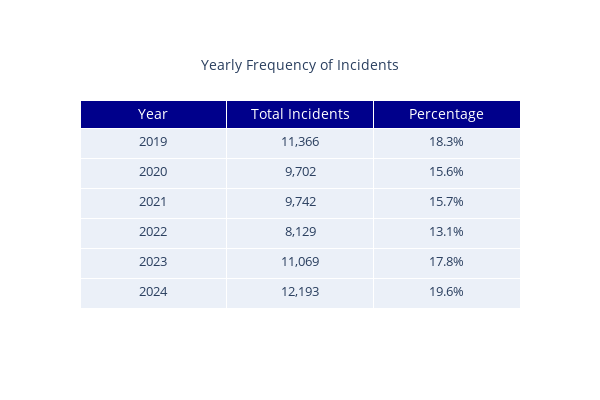

Source (notebook cell):
### Code cell
import pandas as pd
import plotly.graph_objects as go



# Load the data
df = pd.read_csv("../data/data-security-incidents-trends-q1-2019-to-q4-2024.csv") 


# Create unique incident identifier
df['Incident_ID'] = df['BI Reference'] + '_' + df['Year'].astype(str) + '_' + df['Quarter']

# Calculate yearly totals and percentages
yearly_data = []
total_all_years = df['Incident_ID'].nunique()

for year in sorted(df['Year'].unique()):
    year_data = df[df['Year'] == year]
    total_incidents = year_data['Incident_ID'].nunique()
    percentage = round((total_incidents/total_all_years * 100), 1)
    yearly_data.append([year, total_incidents, percentage])


# Create table
fig = go.Figure(data=[go.Table(
    header=dict(
        values=['Year', 'Total Incidents', 'Percentage'],
        font=dict(size=14, color='white'),
        fill_color='darkblue',
        align='center'
    ),
    cells=dict(
        values=[
            [year for year, _, _ in yearly_data],
            [total for _, total, _ in yearly_data],
            [f"{pct}%" for _, _, pct in yearly_data]
        ],
        font=dict(size=13),
        align='center',
        format=[None, ',',None],  # Add thousands separator for numbers
        height=30
    )
)])

# Update layout
fig.update_layout(
    title={
        'text': 'Yearly Frequency of Incidents</sub>',
        'y':0.85,
        'x':0.5,
        'xanchor': 'center',
        'yanchor': 'top',
        'font': dict(size=14)
    },
    width=600,
    height=400
)





# Save the figure 
fig.write_html('../figures/yearly_frequency_table.PNG')

fig.show()

### Figure 1 — Plotly figure (JSON) as saved in the notebook; plotly's stock layout.template omitted (floating-point values rounded to 4 significant figures)
{"data": [{"cells": {"align": "center", "font": {"size": 13}, "format": [null, ",", null], "height": 30, "values": [[2019, 2020, 2021, 2022, 2023, 2024], [11366, 9702, 9742, 8129, 11069, 12193], ["18.3%", "15.6%", "15.7%", "13.1%", "17.8%", "19.6%"]]}, "header": {"align": "center", "fill": {"color": "darkblue"}, "font": {"color": "white", "size": 14}, "values": ["Year", "Total Incidents", "Percentage"]}, "type": "table"}], "layout": {"height": 400, "title": {"font": {"size": 14}, "text": "Yearly Frequency of Incidents</sub>", "x": 0.5, "xanchor": "center", "y": 0.85, "yanchor": "top"}, "width": 600}}
